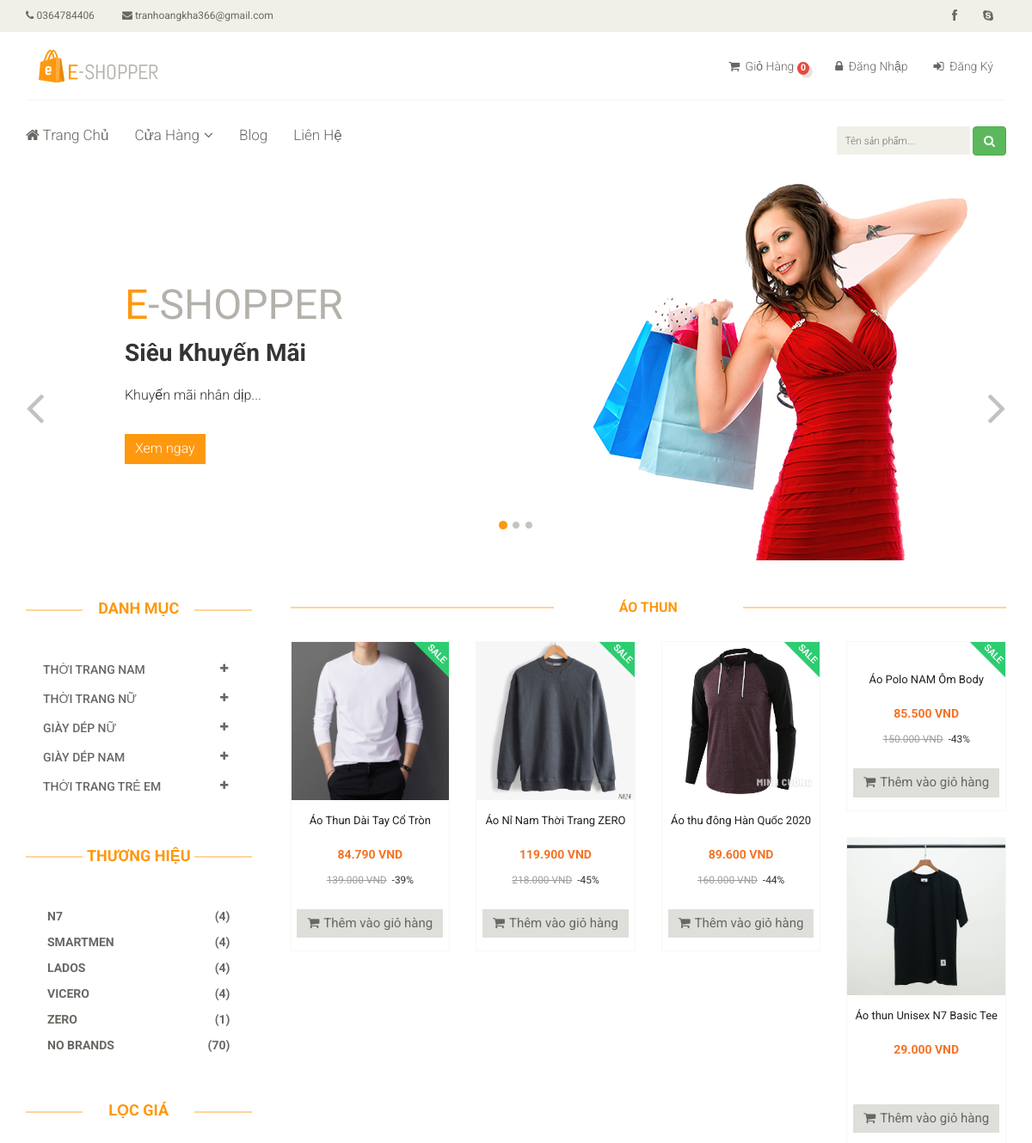
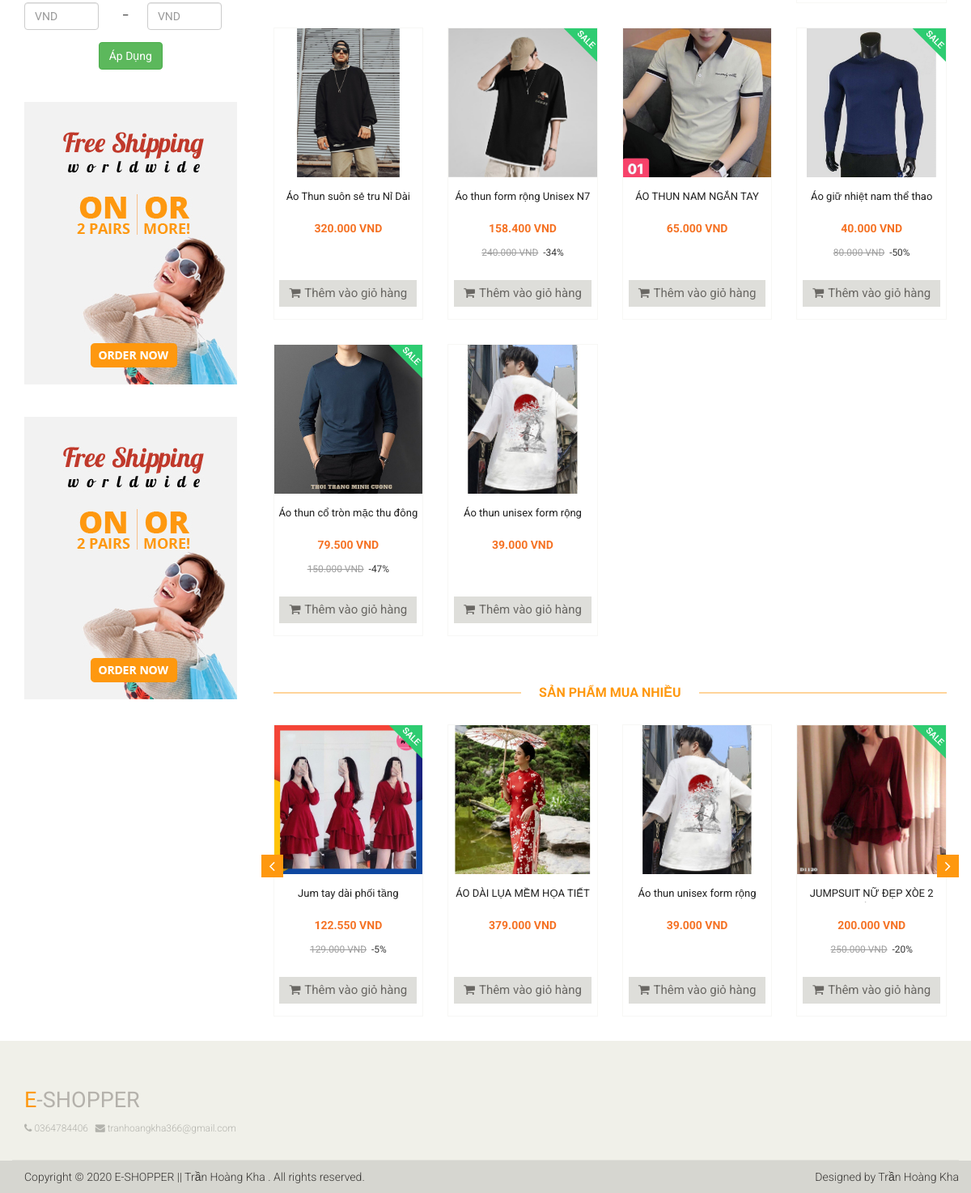
Screenshot of /danh-muc-san-pham.php?id=1 with the database file from the repository (2 pictures, top to bottom).
### tables this page shows
CREATE TABLE `lienhe` (
  `id` int(11) NOT NULL,
  `DienThoai` varchar(12) NOT NULL,
  `Email` varchar(100) NOT NULL,
  `LinkFace` varchar(50) NOT NULL,
  `DiaChi` varchar(100) NOT NULL,
  `KinhDo` varchar(15) NOT NULL,
  `ViDo` varchar(15) NOT NULL
);

CREATE TABLE `banner` (
  `id` int(11) NOT NULL,
  `TieuDe` varchar(100) NOT NULL,
  `NoiDung` varchar(300) NOT NULL,
  `AnhBanner` varchar(20) NOT NULL,
  `HienThi` tinyint(4) NOT NULL DEFAULT 0,
  `Created_at` timestamp NOT NULL DEFAULT current_timestamp(),
  `Update_at` timestamp NOT NULL DEFAULT current_timestamp() ON UPDATE current_timestamp()
);

CREATE TABLE `danh_muc_cha` (
  `id` int(11) NOT NULL,
  `SoTT` tinyint(4) NOT NULL,
  `TenDMC` varchar(50) NOT NULL,
  `Created_at` timestamp NOT NULL DEFAULT current_timestamp()
);

CREATE TABLE `san_pham` (
  `id` int(11) NOT NULL,
  `TenSP` varchar(50) NOT NULL,
  `GiaSP` int(11) NOT NULL,
  `GiamGia` tinyint(4) DEFAULT 0,
  `AnhSP` varchar(20) NOT NULL,
  `id_DanhMuc` int(11) NOT NULL,
  `id_ThuongHieu` int(11) NOT NULL,
  `MoTa` text DEFAULT NULL,
  `LanBan` int(11) DEFAULT 0,
  `Created_by` int(11) NOT NULL,
  `Update_by` int(11) NOT NULL,
  `Created_at` timestamp NOT NULL DEFAULT current_timestamp(),
  `Update_at` timestamp NOT NULL DEFAULT current_timestamp() ON UPDATE current_timestamp()
);

CREATE TABLE `thuong_hieu` (
  `id` int(11) NOT NULL,
  `SoTT` tinyint(4) NOT NULL,
  `TenTH` varchar(30) NOT NULL,
  `HienThi` tinyint(4) NOT NULL DEFAULT 0,
  `Created_at` timestamp NOT NULL DEFAULT current_timestamp(),
  `Update_at` timestamp NOT NULL DEFAULT current_timestamp() ON UPDATE current_timestamp()
);

CREATE TABLE `adver` (
  `id` int(11) NOT NULL,
  `AnhAdver` varchar(20) NOT NULL,
  `DuongDan` varchar(200) NOT NULL,
  `HienThi` tinyint(4) NOT NULL DEFAULT 0,
  `Update_at` timestamp NOT NULL DEFAULT current_timestamp() ON UPDATE current_timestamp()
);

CREATE TABLE `danh_muc` (
  `id` int(11) NOT NULL,
  `SoTT` tinyint(4) NOT NULL,
  `TenDM` varchar(50) NOT NULL,
  `HienThi` tinyint(4) DEFAULT 0,
  `id_DanhMC` int(11) NOT NULL,
  `Created_at` timestamp NOT NULL DEFAULT current_timestamp(),
  `Update_at` timestamp NOT NULL DEFAULT current_timestamp() ON UPDATE current_timestamp()
);

### danh-muc-san-pham.php (the view, shortened to what the rows shown need)
<?php
	  require_once __DIR__. "/autoload/autoload.php";
	  $id = intval(getInput('id'));
	  $Category= $db-> fetchID("danh_muc" ,$id);
    $pagesize = 12;
    $pagenumber = isset($_GET['page']) ? $_GET['page'] :"1";
    $sql =" SELECT * FROM san_pham WHERE id_DanhMuc = $id ORDER BY id DESC LIMIT " .($pagenumber - 1) * $pagesize." , $pagesize";
    $sqltotal =" SELECT * FROM san_pham WHERE id_DanhMuc = $id ORDER BY id DESC";
    $total = count($db-> fetchsql($sqltotal));
    $product = $db -> fetchsql($sql);
?>
<?php require_once __DIR__. "/layouts/header.php"; ?>
<?php require_once __DIR__. "/layouts/nav.php";  ?>
<div class="col-sm-9 padding-right">
   <div class="features_items">
      	<h2 class="title text-center"><?php echo $Category['TenDM'] ?></h2>
      	<?php foreach ($product as $item): ?>
      	<div class="col-sm-3 box">
          <div class="product-image-wrapper product_box">
            <div class="single-products">
               <div class="productinfo text-center">
                  <a href="chi-tiet-san-pham.php?id=<?php echo $item['id'] ?>"><img src="<?php echo uploads() ?>product/<?php echo $item['AnhSP'] ?>" alt="" /></a>
                  <a href="chi-tiet-san-pham.php?id=<?php echo $item['id'] ?>"><p class="name"><?php echo $item['TenSP']?></p></a>
                  <p class="sale">
                      <h5><?php echo formatPriceSale($item['GiaSP'],$item['GiamGia']) ?></h5>
                      <small><del class="sale_price"><?php echo $item['GiamGia'] > 0 ? formatPrice($item['GiaSP']) : ''  ?></del>&nbsp;<?php echo $item['GiamGia'] > 0 ? " -".$item['GiamGia']."%" : ''  ?></small>
                  </p>
                  <a href="addcart.php?id=<?php echo $item['id'] ?>" class="btn btn-default add-to-cart"><i class="fa fa-shopping-cart"></i>Thêm vào giỏ hàng</a>
               </div>
               <?php if($item['GiamGia'] > 0): ?>
                  <img src="<?php echo base_url() ?>public/fontend/images/home/sale.png" class="new" alt="" />
               <?php endif; ?>
            </div>
          </div>
        </div>
  	<?php endforeach; ?>
   	</div>
    <div class="category-tab">
    <?php require_once __DIR__. "/layouts/pay_product.php";  ?>
</div>
</div>
</div>
</section>
<?php require_once __DIR__. "/layouts/footer.php";  ?>

### layouts/header.php (shortened to what the rows shown need)
<!DOCTYPE html>
<html lang="en">
<head>
    <link href="<?php echo base_url() ?>public/fontend/css/bootstrap.min.css" rel="stylesheet">
    <link href="<?php echo base_url() ?>public/fontend/css/font-awesome.min.css" rel="stylesheet">
    <link href="<?php echo base_url() ?>public/fontend/css/prettyPhoto.css" rel="stylesheet">
    <link href="<?php echo base_url() ?>public/fontend/css/price-range.css" rel="stylesheet">
    <link href="<?php echo base_url() ?>public/fontend/css/animate.css" rel="stylesheet">
	<link href="<?php echo base_url() ?>public/fontend/css/main.css" rel="stylesheet">
	<link href="<?php echo base_url() ?>public/fontend/css/responsive.css" rel="stylesheet">
	<link href="<?php echo base_url() ?>public/fontend/css/starrr.css" rel="stylesheet">
	<link rel="stylesheet" href="https://cdnjs.cloudflare.com/ajax/libs/rateYo/2.3.2/jquery.rateyo.min.css">
</head>
<body>
	<header id="header">
		<div class="header_top">
			<div class="container">
			    <?php foreach ($contact as $value): ?>
				<div class="row">
					<div class="col-sm-6">
						<div class="contactinfo">
							<ul class="nav nav-pills">
								<li><a href="contact.php"><i class="fa fa-phone"></i> <?php echo $value['DienThoai'] ?></a></li>
								<li><a href="contact.php"><i class="fa fa-envelope"></i> <?php echo $value['Email'] ?></a></li>
							</ul>
						</div>
					</div>
					<div class="col-sm-6">
						<div class="social-icons pull-right">
							<ul class="nav navbar-nav">
								<li><a href="<?php echo $value['LinkFace'] ?>"><i class="fa fa-facebook"></i></a></li>
								<li><a href="contact.php"><i class="fa fa-skype"></i></a></li>
							</ul>
						</div>
					</div>
				</div>
				<?php endforeach; ?>
			</div>
		</div>
	</header>

### layouts/nav.php (shortened to what the rows shown need)
<section id="slider">
		<div class="container">
			<div class="row">
				<div class="col-sm-12">
					<?php if(isset($open) && $open == 'blog'): ?>
					<?php else: ?>
					<?php
						$sqlbanner1 = "SELECT * FROM banner WHERE HienThi = 1 ORDER BY Update_at LIMIT 1";
						$banner1 = $db -> fetchsql($sqlbanner1);
					?>
					<div id="slider-carousel" class="carousel slide" data-ride="carousel">
						<div class="carousel-inner">
							<?php foreach ($banner1 as $value): ?>
							<div class="item active">
								<div class="col-sm-6">
									<h1><span>E</span>-SHOPPER</h1>
									<h2><?php echo $value['TieuDe'] ?></h2>
									<p><?php echo $value['NoiDung'] ?></p>
									<button type="button" class="btn btn-default get"><a href="sale.php" class="text-white">Xem ngay</a></button>
								</div>
								<div class="col-sm-6">
									<img src="<?php echo uploads() ?>banner/<?php echo $value['AnhBanner'] ?>" class="girl img-responsive" alt="" />
								</div>
							</div>
							<?php endforeach; ?>
						</div>
					</div>
					<?php endif; ?>
				</div>
			</div>
		</div>
	</section>
	<?php
		$sqlparentcategory = "SELECT danh_muc_cha.id,danh_muc_cha.TenDMC FROM danh_muc_cha,danh_muc,san_pham WHERE danh_muc_cha.id = danh_muc.id_DanhMC AND san_pham.id_DanhMuc = danh_muc.id ORDER BY danh_muc_cha.SoTT";
		$parentscategory = $db -> fetchsql($sqlparentcategory);
		$Parentsdata=[];
		foreach ($parentscategory as $item) {
			$parentscateID = intval($item['id']);
			$sqlparents ="SELECT id_DanhMuc,danh_muc.id,danh_muc.TenDM,COUNT(san_pham.id) as count_category FROM  san_pham,danh_muc WHERE id_DanhMC = $parentscateID AND san_pham.id_DanhMuc= danh_muc.id GROUP BY id_DanhMuc ORDER BY SoTT";
			$pCategory = $db -> fetchsql($sqlparents);
			$Parentsdata[$item['id']]= $pCategory;
		}
		$sqlbrands ="SELECT *,id_ThuongHieu,COUNT(san_pham.id) as count_brands FROM san_pham,thuong_hieu WHERE san_pham.id_ThuongHieu= thuong_hieu.id GROUP BY id_ThuongHieu ORDER BY SoTT";
   		$menuBrands = $db -> fetchsql($sqlbrands);
	?>
	<section>
		<div class="container">
			<div class="row">
				<div class="col-sm-3">
					<div class="left-sidebar">
						<h2>Danh Mục</h2>
						<div class="panel-group category-products" id="accordian">
							<?php foreach ($Parentsdata as $key => $value): ?>
							<div class="panel panel-default">
								<div class="panel-heading">
									<h4 class="panel-title">
										<a data-toggle="collapse" data-parent="#accordian" href="#<?php echo $key ?>">
											<span class="badge pull-right"><i class="fa fa-plus"></i></span>
											<?php $parentscategory2 = $db -> fetchID("danh_muc_cha" , $key) ?>
											<?php echo $parentscategory2['TenDMC'] ?>
										</a>
									</h4>
								</div>
							</div>
							<?php endforeach; ?>
						</div>
						<div class="brands_products">
							<h2>Thương Hiệu</h2>
							<div class="brands-name">
								<?php foreach($menuBrands as $item) : ?>
								<ul class="nav nav-pills nav-stacked">
									<li><a href="thuong-hieu.php?id=<?php echo $item['id'] ?>"><b><span class="pull-right">(<?php echo $item['count_brands'] ?>)</span><?php echo $item['TenTH'] ?></b></a></li>
								</ul>
								<?php endforeach; ?>
							</div>
						</div>
						<div class="price-range">
							<h2>Lọc Giá</h2>
						</div>
						<?php
							$sqladver = "SELECT * FROM adver WHERE HienThi = 1 LIMIT 5";
							$adver = $db -> fetchsql($sqladver);
						?>
						<?php foreach ($adver as $value): ?>
							<div class="shipping text-center">
								<a href="<?php echo $value['DuongDan'] ?>"><img src="<?php echo uploads() ?>adver/<?php echo $value['AnhAdver'] ?>" alt="" /></a>
							</div>
						<?php endforeach; ?>
					</div>
				</div>

### layouts/pay_product.php (shortened to what the rows shown need)
<div class="recommended_items">
   <h2 class="title text-center">Sản Phẩm Mua Nhiều</h2>
   <div id="recommended-item-carousel" class="carousel slide" data-ride="carousel">
      <div class="carousel-inner">
         <div class="item active">
            <?php foreach ($productPay as $item) :?>
               <div class="col-sm-3 box">
                  <div class="product-image-wrapper product_box">
                  <div class="single-products">
                     <div class="productinfo text-center">
                        <a href="chi-tiet-san-pham.php?id=<?php echo $item['id'] ?>"><img src="<?php echo uploads() ?>product/<?php echo $item['AnhSP'] ?>" alt="" /></a>
                        <a href="chi-tiet-san-pham.php?id=<?php echo $item['id'] ?>"><p class="name"><?php echo $item['TenSP']?></p></a>
                        <p class="sale">
                           <h5><?php echo formatPriceSale($item['GiaSP'],$item['GiamGia']) ?></h5>
                           <small><del class="sale_price"><?php echo $item['GiamGia'] > 0 ? formatPrice($item['GiaSP']) : ''  ?></del>&nbsp;<?php echo $item['GiamGia'] > 0 ? " -".$item['GiamGia']."%" : ''  ?></small>
                        </p>
                        <a href="addcart.php?id=<?php echo $item['id'] ?>" class="btn btn-default add-to-cart"><i class="fa fa-shopping-cart"></i>Thêm vào giỏ hàng</a>
                     </div>
                     <?php if($item['GiamGia'] > 0): ?>
                        <img src="<?php echo base_url() ?>public/fontend/images/home/sale.png" class="new" alt="" />
                     <?php endif; ?>
                  </div>
                  </div>
               </div>
            <?php endforeach; ?>
            </div>
      </div>
   </div>
</div>

### layouts/footer.php (shortened to what the rows shown need)
<footer id="footer">
		<div class="footer-top">
			<div class="container">
				<div class="row">
					<div class="col-sm-12">
						<div class="companyinfo">
							<h2><span>e</span>-shopper</h2>
							<?php foreach ($contact as $value): ?>
							    <p>
							        <i class="fa fa-phone"></i> <?php echo $value['DienThoai'] ?> &nbsp
							        <i class="fa fa-envelope"></i> <?php echo $value['Email'] ?>
							        </p>
							<?php endforeach; ?>
						</div>
					</div>
				</div>
			</div>
		</div>
	</footer>
</body>
</body>
</html>

### rows the page displays
lienhe: DienThoai "0364784406", Email "tranhoangkha366@gmail.com"
banner: TieuDe "Siêu Khuyến Mãi", NoiDung "Khuyến mãi nhân dịp...", AnhBanner (picture)
danh_muc_cha: TenDMC "THỜI TRANG NAM"
danh_muc_cha: TenDMC "THỜI TRANG NỮ"
danh_muc_cha: TenDMC "GIÀY DÉP NỮ"
danh_muc_cha: TenDMC "GIÀY DÉP NAM"
danh_muc_cha: TenDMC "THỜI TRANG TRẺ EM"
san_pham: count_brands "4", id_ThuongHieu.TenTH "N7", AnhSP (picture), TenSP "Áo thun form rộng Unisex N7", formatPriceSale($item['GiaSP'],$item['GiamGia']) "158.400 VND", GiaSP "240.000 VND", GiamGia "34"
san_pham: count_brands "4", id_ThuongHieu.TenTH "SMARTMEN"
san_pham: count_brands "4", id_ThuongHieu.TenTH "LADOS"
san_pham: count_brands "4", id_ThuongHieu.TenTH "VICERO"
san_pham: count_brands "1", id_ThuongHieu.TenTH "ZERO", AnhSP (picture), TenSP "Áo Nỉ Nam Thời Trang ZERO", formatPriceSale($item['GiaSP'],$item['GiamGia']) "119.900 VND", GiaSP "218.000 VND", GiamGia "45"
san_pham: count_brands "70", id_ThuongHieu.TenTH "NO BRANDS", AnhSP (picture), TenSP "Áo thun unisex form rộng…", formatPriceSale($item['GiaSP'],$item['GiamGia']) "39.000 VND"
adver: AnhAdver (picture)
adver: AnhAdver (picture)
danh_muc: TenDM "ÁO THUN"
san_pham: AnhSP (picture), TenSP "Áo Thun Dài Tay Cổ Tròn", formatPriceSale($item['GiaSP'],$item['GiamGia']) "84.790 VND", GiaSP "139.000 VND", GiamGia "39"
san_pham: AnhSP (picture), TenSP "Áo thu đông Hàn Quốc 2020", formatPriceSale($item['GiaSP'],$item['GiamGia']) "89.600 VND", GiaSP "160.000 VND", GiamGia "44"
san_pham: TenSP "Áo Polo NAM Ôm Body…", formatPriceSale($item['GiaSP'],$item['GiamGia']) "85.500 VND", GiaSP "150.000 VND", GiamGia "43"
san_pham: AnhSP (picture), TenSP "Áo thun Unisex N7 Basic Tee", formatPriceSale($item['GiaSP'],$item['GiamGia']) "29.000 VND"
san_pham: AnhSP (picture), TenSP "Áo Thun suôn sẻ tru Nỉ Dài…", formatPriceSale($item['GiaSP'],$item['GiamGia']) "320.000 VND"
san_pham: AnhSP (picture), TenSP "ÁO THUN NAM NGẮN TAY", formatPriceSale($item['GiaSP'],$item['GiamGia']) "65.000 VND"
san_pham: AnhSP (picture), TenSP "Áo giữ nhiệt nam thể thao", formatPriceSale($item['GiaSP'],$item['GiamGia']) "40.000 VND", GiaSP "80.000 VND", GiamGia "50"
san_pham: AnhSP (picture), TenSP "Áo thun cổ tròn mặc thu đông", formatPriceSale($item['GiaSP'],$item['GiamGia']) "79.500 VND", GiaSP "150.000 VND", GiamGia "47"
san_pham: AnhSP (picture), TenSP "Jum tay dài phối tầng", formatPriceSale($item['GiaSP'],$item['GiamGia']) "122.550 VND", GiaSP "129.000 VND", GiamGia "5"
san_pham: AnhSP (picture), TenSP "ÁO DÀI LỤA MỀM HỌA TIẾT…", formatPriceSale($item['GiaSP'],$item['GiamGia']) "379.000 VND"
san_pham: AnhSP (picture), TenSP "JUMPSUIT NỮ ĐẸP XÒE 2…", formatPriceSale($item['GiaSP'],$item['GiamGia']) "200.000 VND", GiaSP "250.000 VND", GiamGia "20"
